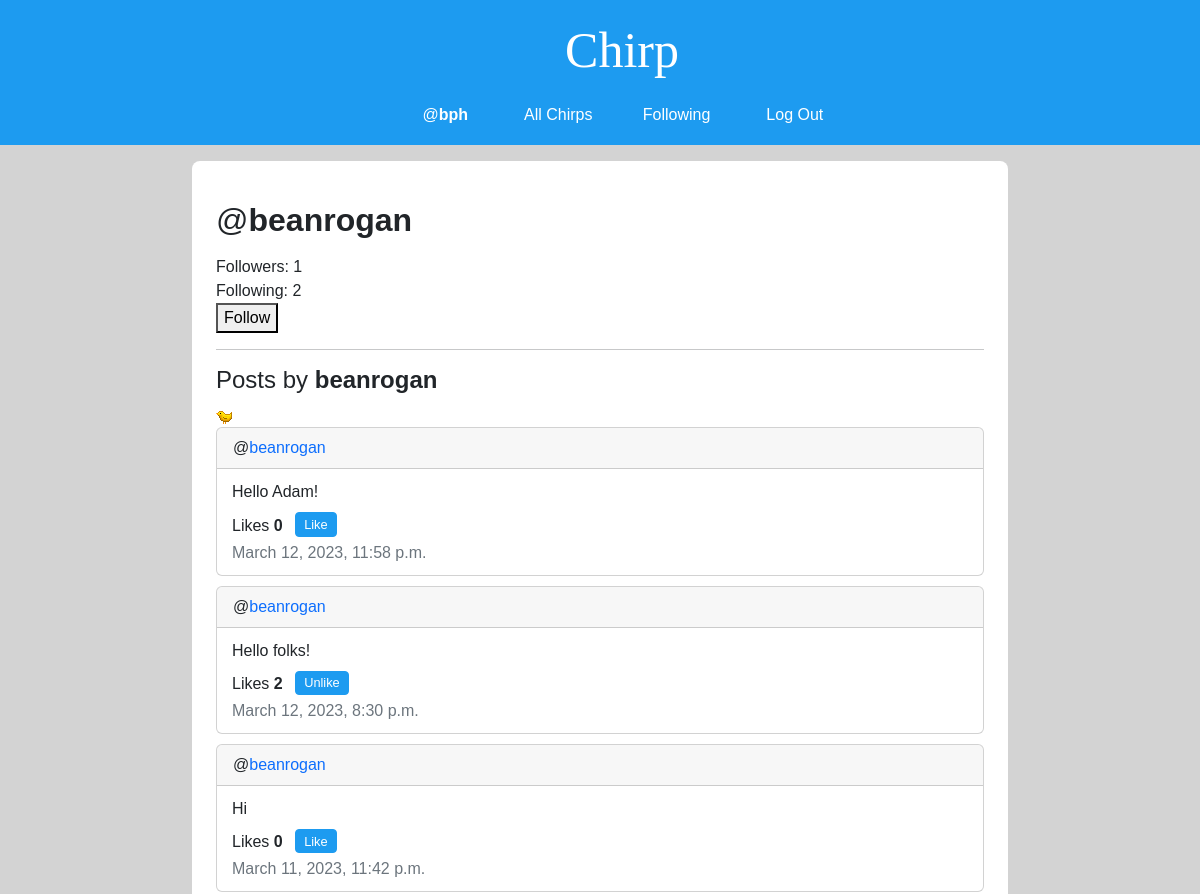
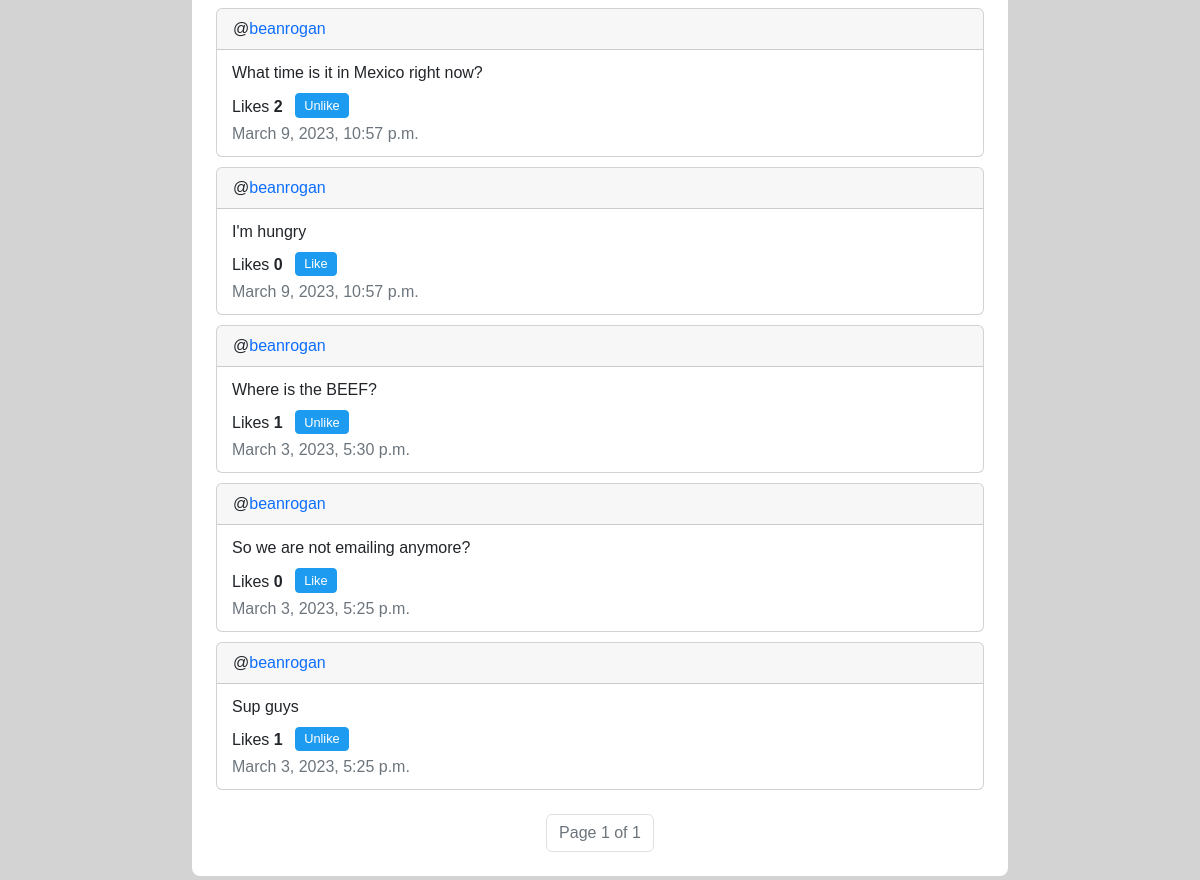
Page /profile/beanrogan (signed in) on the committed database (2 pictures, top to bottom).
### network/models.py (models this page shows, shortened)
class User(AbstractUser):
    pass

class Post(models.Model):
    author = models.ForeignKey('User', on_delete=models.CASCADE, related_name="+")
    content = models.TextField(max_length=280, verbose_name='')
    datetime = models.DateTimeField(auto_now_add=True)
    def likes(self):
        return self.like_objs.count()
    def users_liked(self):
        users = [like_obj.user for like_obj in self.like_objs.all()]
        return users

### network/views.py (the view)
# urls.py: path("profile/<str:username>", views.profile, name="profile"),
def profile(request, username):
    if not request.user.is_authenticated:
        return render(request, "network/error-page.html", {
                'message': error_message['login_to_view_profile']
            })
    profile_user_obj = get_object_or_404(User, username=username)
    try:
        Follow.objects.get(user=request.user, followed=profile_user_obj)
        requester_following = True
    except Follow.DoesNotExist:
        requester_following = False
    profile_user_following = Follow.objects.filter(user=profile_user_obj)
    profile_user_followers = Follow.objects.filter(followed=profile_user_obj)
    post_list = Post.objects.filter(author=profile_user_obj).order_by("-datetime")
    paginator = Paginator(post_list, 10)
    page_number = request.GET.get('page')
    page_obj = paginator.get_page(page_number)
    return render(request, f"network/profile.html", {
        "profile_user_following": profile_user_following,
        "profile_user_followers": profile_user_followers,
        "profile_user_obj": profile_user_obj,
        "requester_following": requester_following,
        "page_obj": page_obj,
    })

### network/templates/network/profile.html (shortened to what this page needs)
{% extends "network/layout.html" %}
{% load static %}
{% block body %}
    <h2>@<span><strong id="profileUsername">{{ profile_user_obj.username }}</strong></span></h2>
    <p>
        <div>Followers: <span id="followersCount">{{ profile_user_followers.count }}</span></div>
        <div>Following: <span id="followingCount">{{ profile_user_following.count }}</span></div>
        {% if user != profile_user_obj %}
            {% if requester_following == False %}
                <button id="followUnfollowButton">Follow</button>
            {% else %}
                <button id="followUnfollowButton">Unfollow</button>
            {% endif %}
        {% endif %}
    </p>
    <hr>
    <h4>Posts by <strong>{{ profile_user_obj.username }}</strong></h4>
    <img alt="tweety bird">
    {% include "network/post-pagination.html" with page_obj=page_obj %}
{% endblock %}

### network/templates/network/layout.html (shortened to what this page needs)
{% load static %}
<!DOCTYPE html>
<html lang="en">
    <head>
        <link href="https://cdn.jsdelivr.net/npm/bootstrap@5.2.3/dist/css/bootstrap.min.css" rel="stylesheet">
        <link href="{% static 'network/styles.css' %}" rel="stylesheet">
    </head>
    <body>
        <nav class="navbar navbar-expand-lg nav-justified">
            <a class="navbar-brand" href="{% url 'index' %}">Chirp</a>
            <div>
              <ul class="navbar-nav">
                {% if user.is_authenticated %}
                    <li class="nav-item">
                        <a class="nav-link" href="{% url 'profile' user.username %}">@<strong id="username">{{ user.username }}</strong></a>
                    </li>
                {% endif %}
                <li class="nav-item">
                  <a class="nav-link" href="{% url 'index' %}">All Chirps</a>
                </li>
                {% if user.is_authenticated %}
                    <li class="nav-item">
                        <a class="nav-link" href="{% url 'following' %}">Following</a>
                    </li>
                    <li class="nav-item nav-access">
                        <a class="nav-link" href="{% url 'logout' %}">Log Out</a>
                    </li>
                {% endif %}
              </ul>
            </div>
        </nav>
        <div class="containter row">
            <div class="col-md-2"></div>
            <div class="body col-md-8 mt-3 mb-3 pt-4 pb-2 px-4 rounded-3">
                {% block body %}{% endblock %}
            </div>
            <div class="col-md-2"></div>
        </div>
    </body>
</html>

### network/templates/network/post-pagination.html (shortened to what this page needs)
<div class="post-group">
    {% for post in page_obj %}
        <div class="post card">
            <div class="card-header post-author" id="postAuthor_{{ post.id }}">@<a class="post-author-link" href="{% url 'profile' post.author.username %}">{{post.author}}</a></div>
            <div class="card-body position-relative">
                <div class="post-content-container mb-2" id="postContentContainer_{{ post.id }}">
                    <span class="post-content card-text" id="postContent_{{ post.id }}" style="display: block">{{post.content}}</span>
                </div>
                <div class="like-button-group d-sm-inline">
                    Likes <span class="like-count" id="likeCount_{{ post.id }}">{{ post.likes }}</span>
                    {% if user not in post.users_liked and user.is_authenticated %}
                        <button class="like-unlike-button btn btn-primary btn-sm mb-1 ms-2" id="{{ post.id }}">Like</button>
                    {% elif user in post.users_liked and user.is_authenticated %}
                        <button class="like-unlike-button btn btn-primary btn-sm mb-1 ms-2" id="{{ post.id }}">Unlike</button>
                    {% else %}
                        <button class="like-unlike-button btn btn-primary btn-sm mb-1 ms-2" id="{{ post.id }}" disabled>Like</button>
                    {% endif %}
                </div>
                <div class="post-datetime d-sm-block fw-light text-muted" id="postDatetime_{{ post.id }}">{{post.datetime}}</div>
            </div>
        </div>
    {% endfor %}
    <nav class="mt-4">
        <ul class="pagination justify-content-center">
            <li class="page-item current disabled">
                <a class="page-link">Page {{ page_obj.number }} of {{ page_obj.paginator.num_pages }}</a>
            </li>
        </ul>
    </nav>
</div>

### network/static/network/styles.css (style rules this page uses)
.like-unlike-button, .post-content-button { --bs-btn-padding-y: .10rem; --bs-btn-padding-x: .5rem; --bs-btn-font-size: .80rem; }
.btn-primary { --bs-btn-bg: rgb(29, 155, 240); --bs-btn-border-color: rgb(29, 155, 240); --bs-btn-hover-bg: rgb(25, 129, 198); --bs-btn-hover-border-color: rgb(25, 129, 198); }
body { background-color: lightgray; font-family: "Varela", sans-serif; }
.navbar-brand { font-family: "Brush Script MT", cursive; color: white; font-size: 50px; margin-left: 60px; }
.navbar { background-color: rgb(29, 155, 240); flex-direction: column; }
.nav-link { color: white; margin: 2px 20px; font-family: unset; }
.body { background-color: white; }
.card-body { padding: 3px 15px 10px 15px; }
.post-author-link { text-decoration: none !important; }
.post { margin-bottom: 10px; }
.like-count { font-weight: bold; }

### rows in the picture
User: username "bph"
User: username "beanrogan"
Post: author "beanrogan", content "Hello Adam!", likes "0", datetime "March 12, 2023, 11:58 p.m."
Post: author "beanrogan", content "Hello folks!", likes "2", datetime "March 12, 2023, 8:30 p.m."
Post: author "beanrogan", content "Hi", likes "0", datetime "March 11, 2023, 11:42 p.m."
Post: author "beanrogan", content "What time is it in Mexico right now?", likes "2", datetime "March 9, 2023, 10:57 p.m."
Post: author "beanrogan", content "I'm hungry", likes "0", datetime "March 9, 2023, 10:57 p.m."
Post: author "beanrogan", content "Where is the BEEF?", likes "1", datetime "March 3, 2023, 5:30 p.m."
Post: author "beanrogan", content "So we are not emailing anymore?", likes "0", datetime "March 3, 2023, 5:25 p.m."
Post: author "beanrogan", content "Sup guys", likes "1", datetime "March 3, 2023, 5:25 p.m."

### other values in the picture
{{ profile_user_followers.count }} "1"
{{ profile_user_following.count }} "2"
{{ page_obj.number }} "1"
{{ page_obj.paginator.num_pages }} "1"
